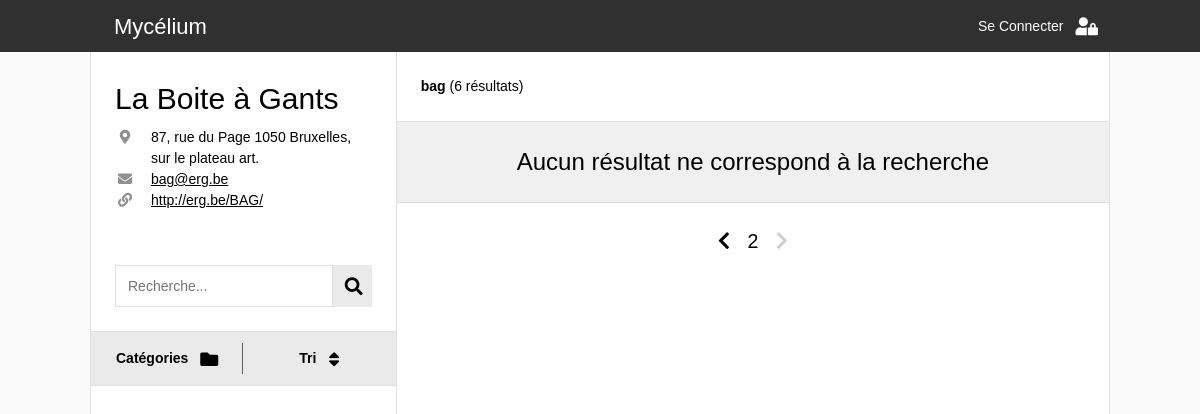
The app's page /catalogue.php?r=bag&page=2 with its own data.
### tables this page shows
CREATE TABLE `_global_recuperatheques` (
  `ID` int(11) NOT NULL,
  `nom` varchar(255) NOT NULL,
  `adresse` varchar(255) NOT NULL,
  `monnaie` varchar(8) NOT NULL,
  `telephone` varchar(16) NOT NULL,
  `mdp` varchar(255) NOT NULL,
  `site` varchar(255) NOT NULL,
  `pseudo` varchar(16) NOT NULL,
  `mail` varchar(255) NOT NULL,
  `date_creation` date DEFAULT NULL
);

### connection_db.php (called while the page is built, shortened)
<?php
  function link_construct($params, $web_page = 1){
    if ($web_page==1){
      $web_page = basename($_SERVER['PHP_SELF']);
    }
    $getURL = $web_page . '?' . http_build_query(array_merge($_GET, $params));
    return $getURL;
  }
?>

### recuperatheque_info.php (the view, shortened to what this page needs)
<div class="container recuperatheque
      <?php if(in_array(basename($_SERVER['PHP_SELF']),array("catalogue.php","item_page.php"))){
        echo "depliable" ;}
      ?>">
    <h2> <?php echo $recup_info['nom'] ;?> </h2>
    <div class="info">
      <?php if ($recup_info['adresse']){ ?>
        <div class="info-line">
          <i class="fas fa-map-marker-alt info-icon"></i>
          <div class="info-text"> <?php echo $recup_info['adresse'];?> </div>
        </div>
        <?php
        }
      ?>
      <?php if ($recup_info['mail']){ ?>
        <div class="info-line">
          <i class="fas fa-envelope info-icon"></i>
          <a class="info-text tag" href="mailto:<?php echo $recup_info['mail'];?>"> <?php echo $recup_info['mail'];?></a>
        </div>
        <?php
        }
      ?>
      <?php if ($recup_info['site']){ ?>
        <div class="info-line">
          <i class="fas fa-link info-icon"></i>
          <a class="info-text tag" href="<?php echo $recup_info['site'];?>" target="_blank"> <?php echo $recup_info['site'];?></a>
        </div>
      <?php
      }
      ?>
    </div>
</div>

### catalogue.php (shortened to what this page needs)
<!DOCTYPE html>
<html lang="en">
<head>
  <link rel="stylesheet" href="css/w3.css">
  <link rel="stylesheet" href="https://use.fontawesome.com/releases/v5.7.0/css/all.css">
  <link rel="stylesheet" href="https://indestructibletype.com/fonts/Jost.css" type="text/css" charset="utf-8" />
  <link rel="stylesheet" href="css/main.css">
  <link rel="stylesheet" href="css/header.css">
  <link rel="stylesheet" href="css/menu.css">
  <link rel="stylesheet" href="css/item.css">
</head>
<body>
  <?php
    include('connection_db.php')
  ?>
  <?php
    $req = $bdd->prepare(' SELECT pseudo FROM _global_recuperatheques ');
    $req->execute();
    $recuperatheques = array();
    while($item = $req->fetch()){
      array_push($recuperatheques,$item['pseudo']);
    }
    if (isset($_GET['r']) && in_array($_GET['r'], $recuperatheques)){
      $recuperatheque = htmlspecialchars($_GET['r']);
      $recuperatheque_catalogue = htmlspecialchars($_GET['r']) . '_catalogue';
    } else{
      $recuperatheque = null;
    }
  ?>
  <?php
    if (isset($_GET['q'])){
      $query = htmlspecialchars($_GET['q']);
    } else{
      $query = null;
    }
    $tri_option = array('date_ajout' => 'Date de récupération',
                        'prix' => 'Prix par pièce',
                        'etat' => 'État d\'usure',
                        'pieces' => 'Pièces disponibles');
    if (isset($_GET['order']) && array_key_exists($_GET['order'], $tri_option)){
      $tri = htmlspecialchars($_GET['order']);
    } else{
      $tri = 'date_ajout';
    }
    if(isset($_GET['catsearch']) and $_GET['catsearch']!=0
    and array_key_exists($_GET['catsearch'], $system)){
      $catsearch = htmlspecialchars($_GET['catsearch']);
    } else{
      $catsearch = null;
    }
    if(isset($_GET['sscatsearch']) and $_GET['sscatsearch']!=0
      and array_key_exists($_GET['sscatsearch'], $system[$catsearch]['sscats'])){
      $sscatsearch = htmlspecialchars($_GET['sscatsearch']);
    } else{
      $sscatsearch = null;
    }
    if (isset($_GET['page']) && is_numeric($_GET['page'])) {
      $page = (int) htmlspecialchars($_GET['page']);
    } else{
      $page = 1;
    }
  ?>
  <?php
    include('header.php');
  ?>
  <div class="quasi-fullwidth space-header two-side-flex">
      <?php
      if($recuperatheque){?>
        <div class="flex-third">
          <?php
            $req = $bdd->prepare(' SELECT * FROM _global_recuperatheques WHERE pseudo = :recuperatheque ');
            $req->bindValue(':recuperatheque', $recuperatheque , PDO::PARAM_STR);
            $req->execute();
            $recup_info = $req->fetch();
            include("recuperatheque_info.php");
          ?>
          <form class="container search-bar" action="catalogue.php" method="GET">
            <input type="text" class="search-bar-input" name="q" placeholder="Recherche..." value="<?php echo $query?>">
            <button class="w3-large fa fa-search search-bar-button" type="submit"></button>
          </form>
          <div class="menu-container" id="menu-container">
            <div class="menu-bar">
              <button id="cat-button" class="button-flex menu-button separation" onclick="openMenu(event,'categories')">
                <div class="button-title">Catégories</div>
                <i class='button-icon w3-large fas fa-folder'></i>
              </button>
              <button id="tri-button" class="button-flex menu-button" onclick="openMenu(event,'tri')">
                <div class="button-title">Tri</div>
                <i class='button-icon w3-large fas fa-sort'></i>
              </button>
            </div>
          </div>
        </div>
        <div class="flex-half">
          <?php
            $limit= 12;
            $starting_limit = ($page-1)*$limit;
            $req = $bdd->prepare('  SELECT COUNT(*) AS total
            FROM ' . $recuperatheque_catalogue . ' c
            INNER JOIN _global_categories cat ON c.ID_categorie=cat.ID
            INNER JOIN _global_souscategories sscat ON c.ID_souscategorie=sscat.ID
            WHERE (cat.nom LIKE :search OR sscat.nom LIKE :search OR dimensions LIKE :search OR tags LIKE :search OR remarques LIKE :search)
            AND (c.ID_souscategorie = :sscatsearch OR :sscatsearch is null)
            AND (c.ID_categorie = :catsearch OR :catsearch is null)
            ');
            $req->bindValue(':search', '%' . $query . '%', PDO::PARAM_STR);
            $req->bindValue(':sscatsearch', $sscatsearch, PDO::PARAM_INT);
            $req->bindValue(':catsearch', $catsearch, PDO::PARAM_INT);
            $req->execute();
            $total_count = $req->fetch()['total'];
            $req = $bdd->prepare('  SELECT
            c.ID AS ID_item, c.ID_categorie, c.ID_souscategorie, c.pieces AS pieces, c.dimensions AS dimensions, c.etat AS etat, c.tags AS tags,
            c.prix AS prix, c.poids AS poids, c.remarques AS remarques, c.localisation AS localisation,
            c.date_ajout AS date_ajout, DATE_FORMAT(c.date_ajout, \'%d/%m/%Y\') AS date_ajout_fr,
            cat.ID, cat.nom AS categorie,
            sscat.ID AS sscatID, sscat.ID_categorie, sscat.unite AS unitesscat, sscat.prix AS prixsscat, sscat.nom AS sous_categorie
            FROM ' . $recuperatheque_catalogue . ' c
            INNER JOIN _global_categories cat ON c.ID_categorie=cat.ID
            INNER JOIN _global_souscategories sscat ON c.ID_souscategorie=sscat.ID
            WHERE (cat.nom LIKE :search OR sscat.nom LIKE :search OR dimensions LIKE :search OR tags LIKE :search OR remarques LIKE :search)
            AND (c.ID_souscategorie = :sscatsearch OR :sscatsearch is null)
            AND (c.ID_categorie = :catsearch OR :catsearch is null)
            ORDER BY ' . $tri . ' DESC
            LIMIT ' . $starting_limit . ', ' . $limit
            );
            $req->bindValue(':search', '%' . $query . '%', PDO::PARAM_STR);
            $req->bindValue(':sscatsearch', $sscatsearch, PDO::PARAM_INT);
            $req->bindValue(':catsearch', $catsearch, PDO::PARAM_INT);
            $req->execute();
          ?>
          <div class="container border-bottom sticky">
            <div class="search-resume">
              <?php
              echo '<b>' . $recup_info['pseudo'] . ' </b>';
                    ?>
                    <?php
                echo ' (' . $total_count . ' résultats)';
              ?>
            </div>
          </div>
          <div class="items-container">
            <?php
              if ($req->rowCount() > 0) {
                while($item = $req->fetch()){
                  ?>
                  <div class="item-wrapper">
                      <?php include('item.php');?>
                  </div>
                  <?php
                }
              }
              else {
                echo '<h3 class="erreur"> Aucun résultat ne correspond à la recherche </h3>';
              }
            ?>
          </div>
          <div class="container page-nav">
            <a href= <?php echo link_construct(array('page'=>$page-1)) ?>
               class="<?php if($page-1 <= 0){ echo 'disabled'; } ?>">
               <i class='fas fa-chevron-left'></i>
            </a>
            <?php echo $page; ?>
            <a href= <?php echo link_construct(array('page'=>$page+1)) ?>
               class="<?php if(($page)*$limit >= $total_count){ echo 'disabled'; } ?>">
               <i class='fas fa-chevron-right'></i>
            </a>
          </div>
        </div>
        <?php
      }
      else {
        echo '<h3 class="erreur"> Pas de récupérathèque valide </h3>';
      }
      ?>
    </div>
</body>
</html>

### css/w3.css (style rules this page uses)
*,*:before,*:after { box-sizing:inherit }
html { -ms-text-size-adjust:100%;-webkit-text-size-adjust:100% }
body { margin:0 }
a { background-color:transparent }
b,strong { font-weight:bolder }
button,input,select,textarea,optgroup { font:inherit;margin:0 }
button,input { overflow:visible }
button,select { text-transform:none }
button,[type=button],[type=reset],[type=submit] { -webkit-appearance:button }
html,body { font-family:Verdana,sans-serif;font-size:15px;line-height:1.5 }
html { overflow-x:hidden }
h2 { font-size:30px }
h3 { font-size:24px }
h1,h2,h3,h4,h5,h6 { font-family:"Segoe UI",Arial,sans-serif;font-weight:400;margin:10px 0 }
a { color:inherit }
.w3-large { font-size:18px!important }

### css/main.css (style rules this page uses)
html, body { background: #fafafa; margin: 0; font-weight: 400; font-size: 14px; line-height: 1.5; }
html, body, p, h1, h2, h3, h4, h5, h6 { font-family: 'Jost', Helvetica, arial, sans-serif !important; }
@media (min-width: 993px) { .quasi-fullwidth { margin: 0 auto 0; max-width: 85%; } }
.space-header { padding-top: 52px; box-sizing: border-box; }
.container { background: white; text-align: left; padding: 12px 24px; }
.border-bottom { border-bottom: 1px solid #E0E0E0; }
@media (min-width:993px) { .container { padding: 24px; } }
.two-side-flex { background: white; min-height: 100vh; display: flex; flex-direction: row; flex-wrap: wrap; align-content: flex-start; }
.two-side-flex > * { box-sizing: border-box; }
.flex-third { flex: 1 0 100%; }
.flex-half { flex: 1 100%; }
@media (min-width:993px) { .two-side-flex { flex-wrap: nowrap; border-left: 1px solid #E0E0E0; } }
@media (min-width:993px) { .two-side-flex > * { border-right: 1px solid #E0E0E0; } }
@media (min-width:993px) { .flex-third { flex-basis: 30%; flex-grow: 0; min-height: 100vh; } }
@media (min-width:993px) { .flex-half { flex-basis: 50%; min-height: 100vh; } }
.recuperatheque h2 { margin: 0; }
.recuperatheque .info { margin: 6px 0px; white-space: normal; }
.recuperatheque a { word-break: break-all; }
.recuperatheque.depliable .info { display: none; }
@media (min-width: 601px) { .recuperatheque.depliable .info { display: block; } }
button { background-color: #eaeaea; color: black; border: none; text-align: center; text-decoration: none; display: inline-block; padding: 16px; margin: 0; font-weight: bold; font-size: 1rem; position: relative; overflow: hidden; white-space: nowrap; cursor:pointer; }
a { cursor:pointer; }
.button-flex { width: 100%; display: flex; align-items: center; justify-content: center; }
.button-icon { padding-left: 12px; text-align: center; }
input { background: white; width: 100%; border: 1px solid #E0E0E0; padding: 6px 12px; }

### css/menu.css (style rules this page uses)
.search-bar { display: flex; flex-direction: row; flex-wrap: nowrap; justify-content: center; }
.search-bar-input { flex-grow: 1; }
.search-bar-button { padding: 12px; }
.sticky { position: sticky; top: 52px; z-index: 10; }
@media (min-width: 993px) { .sticky { position: static; } }
.page-nav { text-align: center; font-size: 1.4rem; }
.page-nav a { text-decoration: none; padding: 0 12px; }
.page-nav a.disabled { pointer-events: none; cursor: default; color: #D0D0D0; }
.menu-container { border-top: 1px solid #E0E0E0; border-bottom: 1px solid #E0E0E0; }
.menu-bar { width: 100%; display: flex; }
.menu-button { flex-basis: 50%; }
#cat-button.separation:after { content : ""; position: absolute; top: 20%; left: 0; z-index: 10; height: 60%; width: 100%; border-right: 1px solid #606060; }

### css/item.css (style rules this page uses)
.items-container { background: #F0F0F0; display: flex; flex-direction: row; flex-wrap: wrap; justify-content: space-around; box-sizing: border-box; max-width: 100vw; padding: 16px 16px 0px; }
@media (min-width: 601px) { .items-container { padding: 12px; } }
.info-line { display: flex; align-items: baseline; }
.info-icon { color: #909090; flex-basis: 20px; margin-right: 16px; text-align: center; flex-shrink: 0; }
.tag { position: relative; z-index: 2; text-decoration: underline; }

### records on screen
_global_recuperatheques: nom "La Boite à Gants", adresse "87, rue du Page 1050 Bruxelles, sur le plateau art.", mail "bag@erg.be", site "http://erg.be/BAG/", pseudo "bag"

### other values on screen
$total_count "6"
$page "2"
